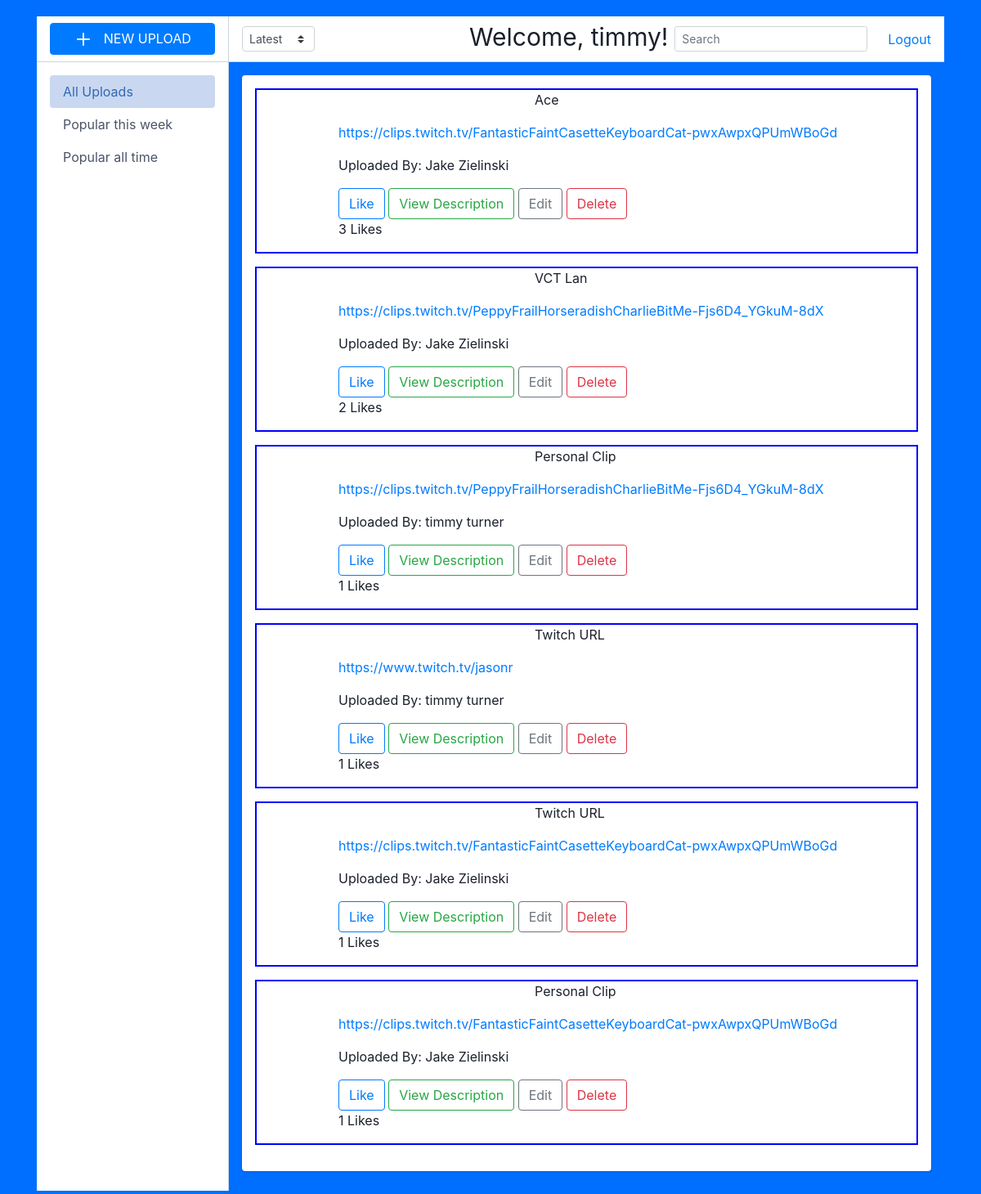
The page /main (signed in) on the database its author committed.
### solo_app/models.py (models this page shows)
class User(models.Model):
    first_name = models.CharField(max_length=55)
    last_name = models.CharField(max_length=55)
    email = models.EmailField(unique=True)
    password = models.CharField(max_length=255)
    objects = UserManager()

class Post(models.Model):
    message = models.URLField(max_length=200)
    title = models.CharField(max_length=255)
    description = models.CharField(max_length=255)
    poster = models.ForeignKey(User, related_name='user_messages', on_delete=models.CASCADE)
    user_likes = models.ManyToManyField(User, related_name='liked_posts')
    created_at = models.DateTimeField(auto_now_add=True)
    updated_at = models.DateTimeField(auto_now=True)
    objects = PostManager()

### solo_app/views.py (the view)
# urls.py: path('main', views.main_page),
def main_page(request):
    if 'user_id' not in request.session:
        return redirect('/')
    user = User.objects.get(id=request.session['user_id'])
    context = {
        'user': user,
        'posts': Post.objects.all()
    }
    return render(request, 'main.html', context)

### solo_app/templates/main.html (shortened to what this page needs)
<!DOCTYPE html>
<html lang="en">
<head>
    <!-- {% load static %}
    <link rel="stylesheet" href="{% static 'css/style.css' %}"> -->
    <link href="https://cdn.jsdelivr.net/npm/bootstrap@4.4.1/dist/css/bootstrap.min.css" rel="stylesheet">
</head>
<body>
    <link rel="stylesheet" href="https://cdnjs.cloudflare.com/ajax/libs/font-awesome/5.12.0-2/css/all.min.css"
 />
    <div class="container">
        <div class="main-body p-0">
            <div class="inner-wrapper">
                <div class="inner-sidebar">
                    <div class="inner-sidebar-header justify-content-center">
                        <button class="btn btn-primary has-icon btn-block" type="button" data-toggle="modal"
                            data-target="#threadModal">
                            <svg xmlns="http://www.w3.org/2000/svg" width="24" height="24" viewBox="0 0 24 24"
                                fill="none" stroke="currentColor" stroke-width="2" stroke-linecap="round"
                                stroke-linejoin="round" class="feather feather-plus mr-2">
                                <line x1="12" y1="5" x2="12" y2="19"></line>
                                <line x1="5" y1="12" x2="19" y2="12"></line>
                            </svg>
                            NEW UPLOAD
                        </button>
                    </div>
                    <div class="inner-sidebar-body p-0">
                        <div class="p-3 h-100" data-simplebar="init">
                            <div class="simplebar-wrapper" style="margin: -16px;">
                                <div class="simplebar-mask">
                                    <div class="simplebar-offset" style="right: 0px; bottom: 0px;">
                                        <div class="simplebar-content-wrapper"
                                            style="height: 100%; overflow: hidden scroll;">
                                            <div class="simplebar-content" style="padding: 16px;">
                                                <nav class="nav nav-pills nav-gap-y-1 flex-column">
                                                    <a href="javascript:void(0)"
                                                        class="nav-link nav-link-faded has-icon active">All Uploads</a>
                                                    <a href="javascript:void(0)"
                                                        class="nav-link nav-link-faded has-icon">Popular this week</a>
                                                    <a href="javascript:void(0)"
                                                        class="nav-link nav-link-faded has-icon">Popular all time</a>
                                                </nav>
                                            </div>
                                        </div>
                                    </div>
                                </div>
                                <div class="simplebar-placeholder" style="width: 234px; height: 292px;"></div>
                            </div>
                            <div class="simplebar-track simplebar-vertical" style="visibility: visible;">
                                <div class="simplebar-scrollbar"
                                    style="height: 151px; display: block; transform: translate3d(0px, 0px, 0px);"></div>
                            </div>
                        </div>
                    </div>
                </div>
                <div class="inner-main">
                    <div class="inner-main-header">
                        <select class="custom-select custom-select-sm w-auto mr-1">
                            <option selected="">Latest</option>
                        </select>
                        <p style="
                            font-size: 30px;
                            padding-left: 185px;
                            margin-bottom: 4px;
                        ">Welcome, {{ user.first_name }}!</p>
                        <span class="input-icon input-icon-sm ml-auto w-auto">
                            <input type="text"
                                class="form-control form-control-sm bg-gray-200 border-gray-200 shadow-none mb-4 mt-4"
                                placeholder="Search" />
                        </span>
                        <a href="/logout" style="
                            padding-left: 25px;
                        ">Logout</a>
                    </div>
                    <div class="inner-main-body p-2 p-sm-3 collapse forum-content show">
                        <div class="card mb-2">
                            <div class="card-body p-2 p-sm-3">
                                <div class="media forum-item">
                                    <div class="media-body">
                                        {% for post in posts %}
                                        <ul style="
                                            border: 2px solid blue;
                                            padding-left: 100px;
                                        ">
                                            <p style="
                                                padding-left: 240px;
                                            ">{{post.title}}</p>
                                            <p><a href="{{post.message}}">{{post.message}}</a></p>
                                            <p>Uploaded By: {{post.poster.first_name}} {{post.poster.last_name}}</p>
                                            <a href="/like/{{post.id}}" role="button"
                                                class="btn btn-outline-primary">Like</a>
                                            <a href="/main/{{post.id}}" role="button"
                                                class="btn btn-outline-success">View Description</a>
                                            <a href="/main/{{post.id}}/edit" role="button"
                                                class="btn btn-outline-secondary">Edit</a>
                                            <a href="/main/{{post.id}}/delete" role="button"
                                                class="btn btn-outline-danger">Delete</a>
                                            <p>{{post.user_likes.count}} Likes</p>
                                        </ul>
                                        {% endfor %}
                                    </div>
                                </div>
                            </div>
                        </div>
                    </div>
                </div>
            </div>
        </div>
</body>
</html>

### solo_app/templates/main.html (style rules this page uses)
body { margin-top: 20px; color: #1a202c; text-align: left; background-color: #006eff; }
.inner-wrapper { position: relative; height: calc(100vh - 3.5rem); transition: transform 0.3s; }
.inner-main, .inner-sidebar { position: absolute; top: 0; bottom: 0; display: flex; flex-direction: column; }
.inner-sidebar { left: 0; width: 235px; border-right: 1px solid #cbd5e0; background-color: #fff; z-index: 1; }
.inner-main { right: 0; left: 235px; }
.inner-main-footer, .inner-main-header, .inner-sidebar-footer, .inner-sidebar-header { height: 3.5rem; border-bottom: 1px solid #cbd5e0; display: flex; align-items: center; padding: 0 1rem; flex-shrink: 0; }
.inner-main-body, .inner-sidebar-body { padding: 1rem; overflow-y: auto; position: relative; flex: 1 1 auto; }
.inner-main-footer, .inner-main-header { background-color: #fff; }
.nav .show>.nav-link.nav-link-faded, .nav-link.nav-link-faded.active, .nav-link.nav-link-faded:active, .nav-pills .nav-link.nav-link-faded.active, .navbar-nav .show>.nav-link.nav-link-faded { color: #3367b5; background-color: #c9d8f0; }
.nav-pills .nav-link.active, .nav-pills .show>.nav-link { color: #fff; background-color: #467bcb; }
.nav-link.has-icon { display: flex; align-items: center; }
.nav-link.active { color: #467bcb; }
.nav-pills .nav-link { border-radius: .25rem; }
.nav-link { color: #4a5568; }
.card { box-shadow: 0 1px 3px 0 rgba(0, 0, 0, .1), 0 1px 2px 0 rgba(0, 0, 0, .06); }
.card { position: relative; display: flex; flex-direction: column; min-width: 0; word-wrap: break-word; background-color: #fff; background-clip: border-box; border: 0 solid rgba(0, 0, 0, .125); border-radius: .25rem; }
.card-body { flex: 1 1 auto; min-height: 1px; padding: 1rem; }

### rows shown on the page
User: first_name "timmy"
Post: title "Ace", message "https://clips.twitch.tv/FantasticFaintCasetteKeyboardCat-pwxAwpxQPUmWBoGd", poster.first_name "Jake", poster.last_name "Zielinski", user_likes.count "3"
Post: title "VCT Lan", message "https://clips.twitch.tv/PeppyFrailHorseradishCharlieBitMe-Fjs6D4_YGkuM-8dX", poster.first_name "Jake", poster.last_name "Zielinski", user_likes.count "2"
Post: title "Personal Clip", message "https://clips.twitch.tv/PeppyFrailHorseradishCharlieBitMe-Fjs6D4_YGkuM-8dX", poster.first_name "timmy", poster.last_name "turner", user_likes.count "1"
Post: title "Twitch URL", message "https://www.twitch.tv/jasonr", poster.first_name "timmy", poster.last_name "turner", user_likes.count "1"
Post: title "Twitch URL", message "https://clips.twitch.tv/FantasticFaintCasetteKeyboardCat-pwxAwpxQPUmWBoGd", poster.first_name "Jake", poster.last_name "Zielinski", user_likes.count "1"
Post: title "Personal Clip", message "https://clips.twitch.tv/FantasticFaintCasetteKeyboardCat-pwxAwpxQPUmWBoGd", poster.first_name "Jake", poster.last_name "Zielinski", user_likes.count "1"
